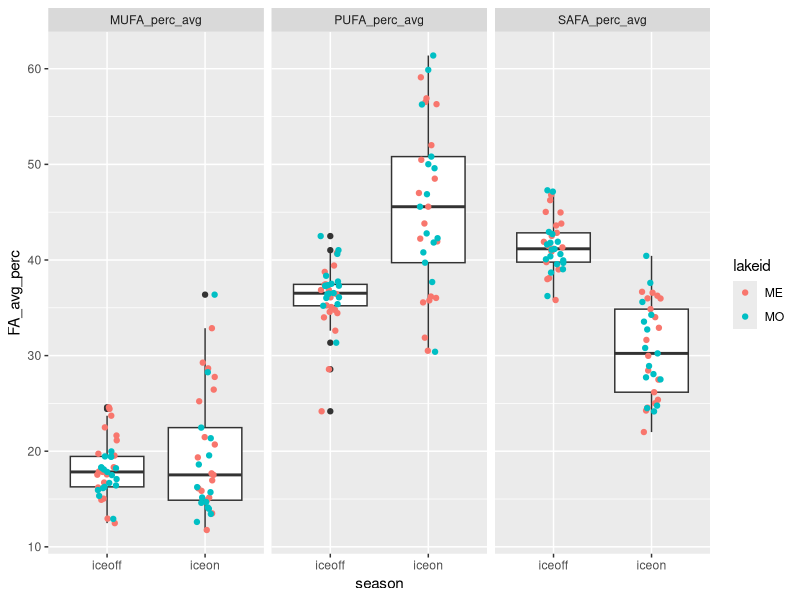
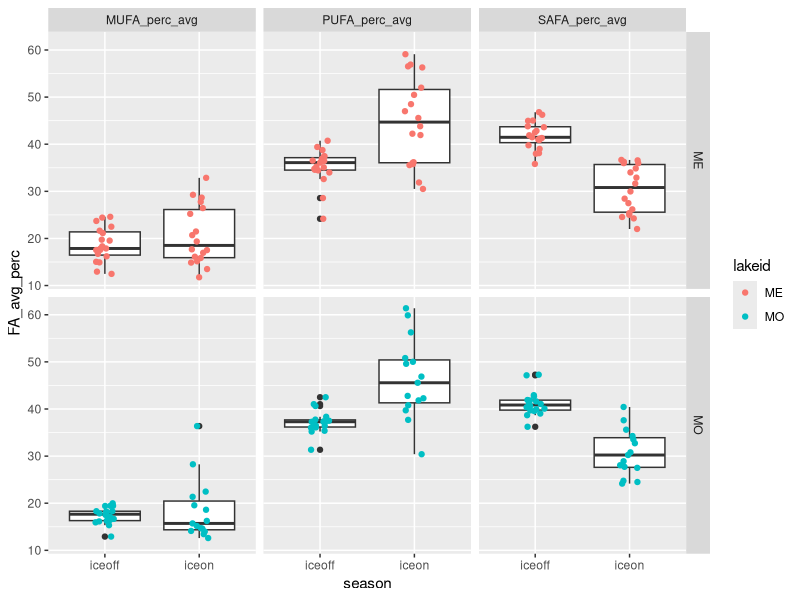
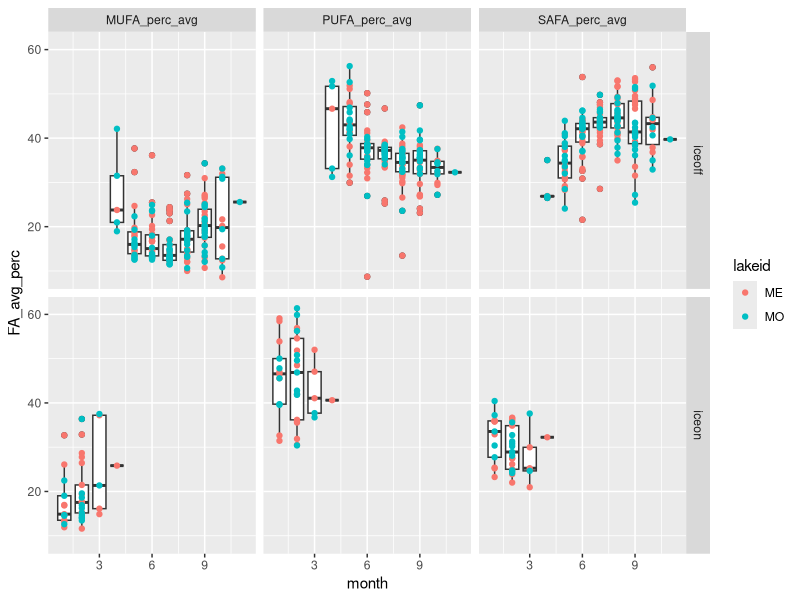
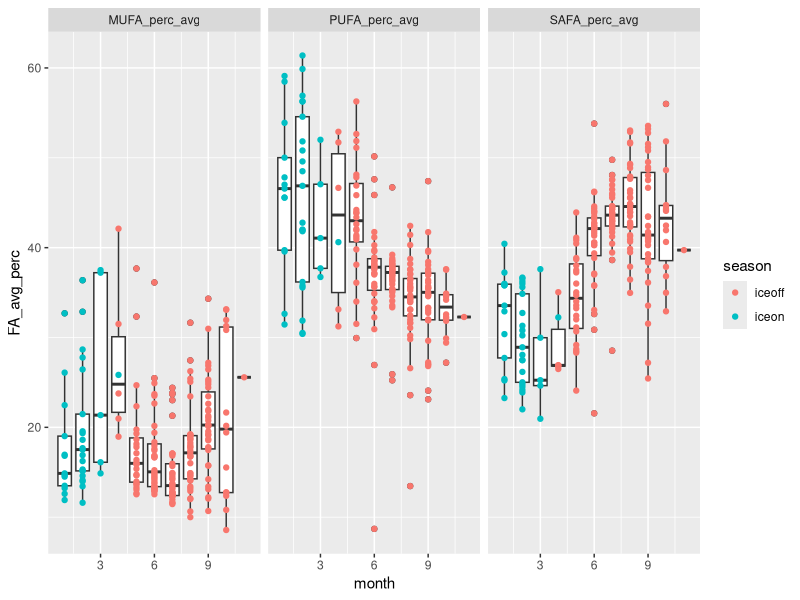
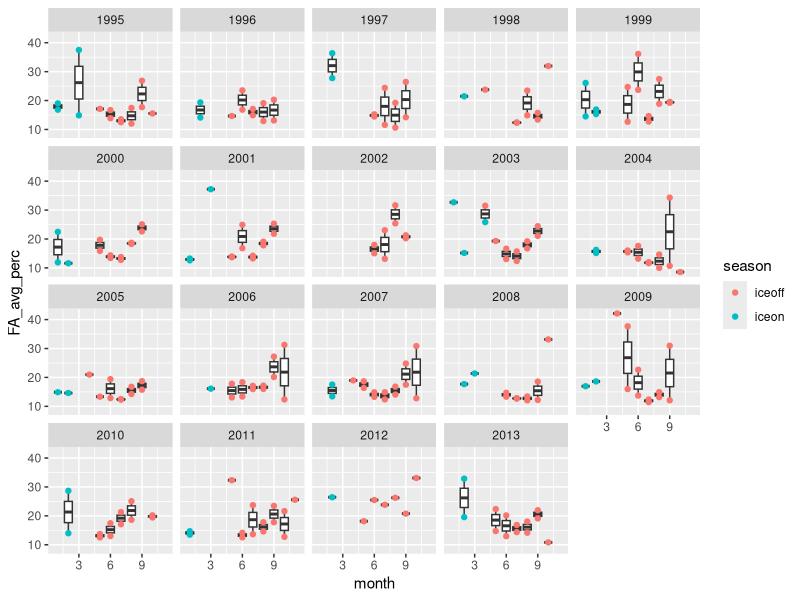
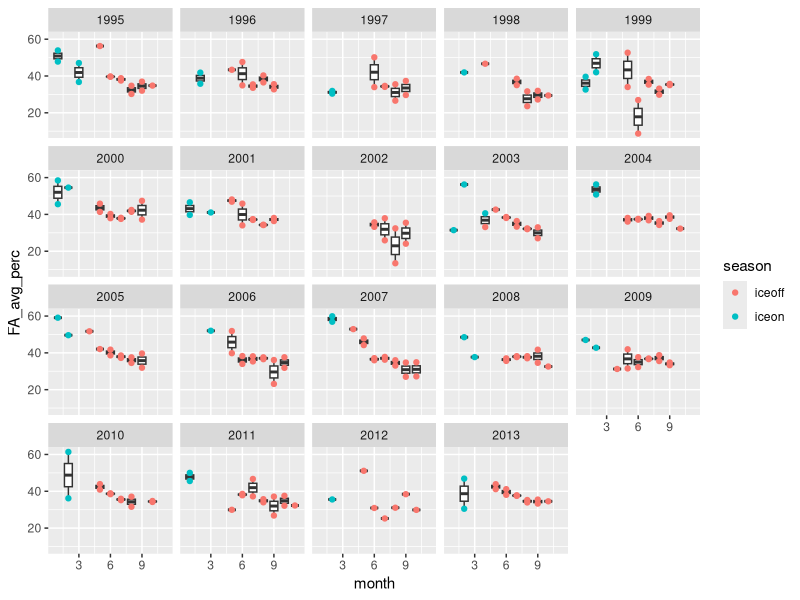
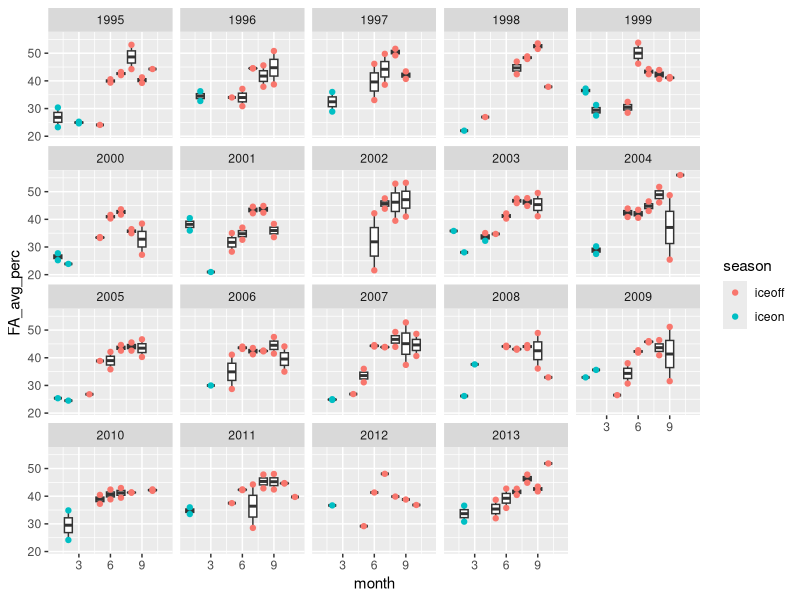

Write R code to recreate these figures, in order.
# ============================================================== #
## ========================= OVERVIEW ========================= ##
# ============================================================== #

# Looking at iceon/iceoff community FA profiles
# Only using Lakes Mendota and Monona from LTER,
# as they have equivalent iceon/iceoff paired data
# Using AG PLoS paper FA dataset, with some aggregation/crosswalking
# to match LTER data.

# ============================================================== #
## =================== DATA WRANGLING STEPS =================== ##
# ============================================================== #

# 1) LTER data - read in, format dates, keep only ME/MO
# 2) read in iceon/iceoff data (ecology letters paper)
# 3) tag LTER data with season, keep only iceon/iceoff
# 4) aggregate LTER samples to month (mean taxa biomass by lake/year/month)
# 5) identify genera <5% of any sample - remove these genera
# 6) calculate dry weight (20% of wet weight)
# 7) read in FA PLoS data - keep freshwater, proportion data
# --> 7.5) fix FA/LTER group/division matches (see crosswalk.xlsx)
# 8) aggregate FA to genus and division level profiles
# 9) aggregate biomass to genus level
# 10) tag LTER data with whether has matching division/Group or genus in FA data
# 11) merge LTER with FA data (genus, division, NA matches)
# 12) weight FA data by biomass dry weight / total biomass 
#     (genus-level FA, independent of biomass)
# 13) aggregated weighted to community level 



# ============================================================== #
## ====================== SCRIPT BEGINS ======================= ##
# ============================================================== #

#load packages
library(dplyr)
library(reshape2)
library(tidyr)
library(lubridate)
library(vegan)
library(RColorBrewer)
library(ggplot2)

# ============================================================================
# ----> read in LTER phyto data

#read in, format dates so can stack ok 

madison <- read.csv("../Data/ntl88_v7.csv", stringsAsFactors = FALSE) %>% 
  mutate(date = as.Date(sampledate, format = "%m/%d/%Y")) %>% 
  select(-sampledate)

#only madison lakes have matching iceon/iceoff data
lter_lakes <- madison %>% 
  filter(lakeid %in% c("MO", "ME"))

#keep only necessary files
lter_lakes <- lter_lakes %>% 
  mutate(month = month(date),
         year = year(date)) %>% 
  select(lakeid, year, month, date, sta, depth_range, 
         division, genus, taxa_name, biomass_conc)

#=============================================================================
# ----> read in under ice data, for ice on/off timing
seasons_orig <- read.csv("../Data/under_ice_data.csv", stringsAsFactors = FALSE)

#keep only wisconsin, cols of interest, make start and end full dates
seasons_wisc <- seasons_orig %>% 
  filter(lakeregloc == "Wisconsin") %>% 
  select(year, season, lakename, lakeregloc, 
         startday, startmonth, startyear, 
         endday, endmonth, endyear) %>% #, 
  #iceduration, periodn, photicdepth, 
  #icedepth, snowdepth, airtemp) %>% 
  mutate(startmonum = match(startmonth, month.abb),
         endmonum = match(endmonth, month.abb)) %>% 
  mutate(startdate = paste(startyear, startmonum, startday, sep = "-"),
         enddate = paste(endyear, endmonum, endday, sep = "-"))

#unique(seasons_wisc$lakename)
#unique(lter_lakes$lakeid) %>% sort()

#make lakeid to match
seasons_lakes <- seasons_wisc %>% 
  mutate(lakeid = ifelse(lakename == "Lake Mendota", "ME", NA),
         lakeid = ifelse(lakename == "Lake Monona", "MO", lakeid)) %>% 
  select(season, lakeid, year, startdate, enddate) %>% 
  filter(lakeid %in% c("ME", "MO"))

# Note: we are losing the 2014/2015/2016 data by using this to subset
# we may want to go back to raw LTER ice data to get 2014/2015/2016 iceon/iceoff dates

#=============================================================================
# ----> LTER ice duration data (for seasons)

#this gets the ice, but we don't have the summer stratified period
#(which is problematic...)

#read in LTER ice duration data
duration <- read.csv("../Data/ntl33_v4.csv", stringsAsFactors = FALSE)

#look like what we need
head(duration)

#keep only relevant info
duration_relevant <- duration %>%
  #only interested in Mendota, Monona
  filter(lakeid %in% c("ME", "MO")) %>% 
  #can narrow down year range
  filter(year4 >= 1990)

#not sure what to do about this

#=============================================================================
# ----> tag data with season

lter_dates_only <- lter_lakes %>% 
  select(lakeid, year, date) %>% 
  unique() %>% 
  rename(sample_year = year) %>% 
  arrange(lakeid, sample_year)

#make seasons wide format to can have column "start", "sample", and "end" dates
seasons_lakes_wide <- seasons_lakes %>% 
  melt(id.vars = c("lakeid", "year", "season"), variable.name = "category", value.name = "date") %>% 
  mutate(seasons_category = paste(season, category, sep = "_")) %>% 
  select(-season, -category) %>% 
  dcast(lakeid + year ~ seasons_category, value.var = "date") %>% 
  rename(winter_yr = year) %>% 
  select(lakeid, winter_yr, iceon_startdate, iceon_enddate, iceoff_startdate, iceoff_enddate)

#we're only interested in iceon/iceoff
#(looking at ice vs stratified patterns in FA)

lter_seasons_pre <- merge(lter_dates_only, seasons_lakes_wide,
                      by = c("lakeid"), all.x = TRUE) %>% 
  #tag seasons with iceon/iceoff (NA if not fall within start/end dates)
  mutate(season = ifelse(date >= iceon_startdate & date <= iceon_enddate, "iceon", NA),
         season = ifelse(date >= iceoff_startdate & date <= iceoff_enddate, "iceoff", season)) %>% 
  #keep only samples that fall within iceon or iceoff
  filter(!is.na(season))

#merge back to full lter data
lter_seasons <- lter_seasons_pre %>% 
  #group things by *winter* year
  select(lakeid, date, winter_yr, season) %>% 
  merge(lter_lakes, by = c("lakeid", "date")) %>% 
  select(-year)

#=============================================================================
# ----> aggregate samples to month

#aggregate to month within *winter* year and lake (ignore station and depth for now)
#since ignoring "other" seasons, shouldn't have issue of sample dates across seasons

#using mean since some dates have multiple samples per month, while others have one or none
#using averages to account for multiple within-month samples, make comparable

lter_month <- lter_seasons %>% 
  #monthly taxa mean biomass (across stations and depth)
  group_by(lakeid, winter_yr, season, month, division, genus, taxa_name) %>% 
  summarize(biomass_ww_m = mean(biomass_conc, na.rm = TRUE)) %>% 
  as.data.frame()

#check out number of years
# lter_month %>% 
#   select(lakeid, winter_yr, season) %>% 
#   group_by(lakeid, season) %>% 
#   summarize(n = n_distinct(winter_yr))


#========================================================================
# ----> identify <5% of samples

#identify contributors (genus-level) <5% of any sample any date (within lake)
#use wet weight (shouldn't matter)

#find contributions to biomass, in terms of %
lter_contribs <- lter_month %>% 
  #for each lake/year/month, find total biomass
  group_by(lakeid, winter_yr, month) %>% 
  mutate(total_bm = sum(biomass_ww_m)) %>% 
  ungroup() %>% 
  #for lake/date, find genus biomass
  group_by(lakeid, winter_yr, month, genus) %>% 
  mutate(genus_bm = sum(biomass_ww_m)) %>% 
  as.data.frame() %>% 
  select(-taxa_name, -biomass_ww_m) %>% 
  #find percent genus biomass of total biomass
  mutate(perc_genus_bm = genus_bm / total_bm * 100) %>% 
  ungroup()  

#find genera that are ever over 5% of a sample BY LAKE
lter_high_contrib <- lter_contribs %>% 
  filter(perc_genus_bm >= 0.05)

lter_high_contrib_genera <- lter_high_contrib %>% 
  select(lakeid, genus) %>% 
  unique() %>% 
  arrange(lakeid, genus) %>% 
  mutate(high_p = "present")

#find genera that are NOT ever over 5% of a sample
lter_low_contrib <- lter_contribs %>% 
  filter(perc_genus_bm < 0.05) 

lter_low_contrib_genera <- lter_low_contrib %>% 
  select(lakeid, genus) %>% 
  unique() %>% 
  arrange(lakeid, genus) %>% 
  mutate(low_p = "present")

#merge, keep ones that are present in low and not in high
#(i.e., those that are never >=5% of a sample)
lter_remove_5 <- merge(lter_high_contrib_genera, lter_low_contrib_genera,
                       by = c("lakeid", "genus"), all = TRUE) %>% 
  #these are ones that are never >=5% of a lake sample
  filter(low_p == "present" & is.na(high_p))


#========================================================================
# ----> LTER after removals of low contributors

#by lake/date - total genus biomass AFTER remove low contribs
lter_after_remove <- lter_month %>% 
  #remove low contributors by lake and genus
  filter( !((lakeid %in% lter_remove_5$lakeid) & (genus %in% lter_remove_5$genus)) ) 

#add a dry weight biomass column
lter_use <- lter_after_remove %>% 
  mutate(biomass_dw = 0.20 * biomass_ww_m)


#========================================================================
# ----> read in fatty acid profiles

# read in PLoS fatty acid dataset
fa <- read.csv("../Data/PLoS_supp/S1_Dataset.csv", stringsAsFactors = FALSE)

#only want freshwater
#fa %>% group_by(Salinity) %>% summarize(n = length(Salinity))
fa_fresh <- filter(fa, Salinity == 0)

#want only proportion data
fa_fresh_prop <- filter(fa_fresh, Data == "prop")

#for now, we don't care about the experimental info
fa_fresh_prop_small <- fa_fresh_prop %>% 
  select(Group, Class, Order, Genus, species,
         sumSAFA, sumMUFA, sumPUFA,
         c18.2w6, c18.3w6, c18.3w3,
         c18.4w3, c18.5w3, 
         c20.4w6, c20.5w3, c22.6w3)

#========================================================================
# ----> fix FA/LTER group/division matches

#existing matches: Chlorophyta, Cryptophyta, Rhodophyta

#make match at group/division level: 
#   Cyanobacteria (FA) = Cyanophyta (LTER)
#   Dinophyta (FA) = Pyrrhophyta (LTER)
#   Euglenozoa (FA) = Euglenophyta (LTER)

#match division to non-group
#   Chrysophyta (LTER) = class Chrysophyceae (FA)
#   Xanthophyta (LTER) = class Xanthophyceae (FA)
#   Haptophyta (LTER) = genus Chromulina (FA)
#   Bacillariophyta (LTER) = average of classes 
#                 Bacillariophyceae, Fragilariophyceae, Coscinodiscophyceae (FA)
#       [Bacillariophyta is multiple classes - for these 3 classes, find average FA profile]

fa_fix <- fa_fresh_prop_small %>% 
  #first, match at group level
  mutate(GroupDiv = ifelse(Group == "Cyanobacteria", "Cyanophyta", Group),
         GroupDiv = ifelse(Group == "Dinophyta", "Pyrrhophyta", GroupDiv),
         GroupDiv = ifelse(Group == "Euglenozoa", "Euglenophyta", GroupDiv),
         #match at single class level
         GroupDiv = ifelse(Class == "Chrysophyceae", "Chrysophyta", GroupDiv),
         GroupDiv = ifelse(Class == "Xanthophyceae", "Xanthophyta", GroupDiv),
         #match at genus level
         GroupDiv = ifelse(Genus == "Chromulina", "Haptophyta", GroupDiv),
         #Bacillariophyta is multiple classes
         GroupDiv = ifelse(Class %in% c("Bacillariophyceae", "Fragilariophyceae", "Coscinodiscophyceae"),
                           "Bacillariophyta", GroupDiv))

# fa_fix %>% select(Group, GroupDiv) %>% unique()
# fa_fix %>% filter(GroupDiv %in% c("Bacillariophyta", "Xanthophyta")) %>% select(Group, Class, GroupDiv) %>% unique()
# fa_fix %>% filter(GroupDiv == "Haptophyta") %>% select(Group, Class, Genus, GroupDiv) %>% unique()
# #yes, works as it should


#========================================================================
# ----> tag LTER data with whether matching genus/division in FA data

lter_fa_tag <- lter_use %>%
  #tag at which level it matches
  #not that groupdiv level is a combination of groups/classes/genus
  mutate(cat = ifelse(division %in% fa_fix$GroupDiv, "groupdiv", NA)) %>%
  mutate(cat = ifelse(genus %in% fa_fix$Genus, "genus", cat))

tags <- lter_fa_tag %>% select(division, genus, cat) %>% unique()

# unique(fa_fix$GroupDiv) %>% sort()
# unique(lter_use$division) %>% sort()


#========================================================================
# ----> find FA genus and division-level profiles

#within genus, what's the average FA profile
fa_genus <- fa_fix %>% 
  group_by(GroupDiv, Genus) %>% 
  summarize(gen_avg_sumSAFA = mean(sumSAFA),
            gen_avg_sumMUFA = mean(sumMUFA),
            gen_avg_sumPUFA = mean(sumPUFA),
            gen_avg_c18.2w6 = mean(c18.2w6),
            gen_avg_c18.3w6 = mean(c18.3w6),
            gen_avg_c18.3w3 = mean(c18.3w3),
            gen_avg_c18.4w3 = mean(c18.4w3),
            gen_avg_c18.5w3 = mean(c18.5w3),
            gen_avg_c20.4w6 = mean(c20.4w6),
            gen_avg_c20.5w3 = mean(c20.5w3),
            gen_avg_c22.6w3 = mean(c22.6w3)) %>% 
  as.data.frame()

#within group/div (FA/LTER fixed croswalk), what's the average FA profile
fa_groupdiv <- fa_fix %>% 
  group_by(GroupDiv) %>% 
  summarize(grpdiv_avg_sumSAFA = mean(sumSAFA),
            grpdiv_avg_sumMUFA = mean(sumMUFA),
            grpdiv_avg_sumPUFA = mean(sumPUFA),
            grpdiv_avg_c18.2w6 = mean(c18.2w6),
            grpdiv_avg_c18.3w6 = mean(c18.3w6),
            grpdiv_avg_c18.3w3 = mean(c18.3w3),
            grpdiv_avg_c18.4w3 = mean(c18.4w3),
            grpdiv_avg_c18.5w3 = mean(c18.5w3),
            grpdiv_avg_c20.4w6 = mean(c20.4w6),
            grpdiv_avg_c20.5w3 = mean(c20.5w3),
            grpdiv_avg_c22.6w3 = mean(c22.6w3)) %>% 
  as.data.frame()


#========================================================================
# ----> aggregate biomass to GENUS
# when missing genus, stick with GENUS biomass but sub in DIVISION fatty acid profile

#aggregate biomass to genus
lter_level_bm <- lter_use %>% 
  group_by(lakeid, winter_yr, season, month, division, genus) %>% 
  summarize(bm_ww_g = sum(biomass_ww_m, na.rm = TRUE),
         bm_drw_g = sum(biomass_dw, na.rm = TRUE)) %>% 
  as.data.frame() 

#merge with tag info
lter_level_bm_tag <- merge(lter_level_bm, tags, by = c("division", "genus"), all = TRUE)

# lter_level_bm_tag %>%
#   select(division, genus, cat) %>%
#   unique() %>%
#   group_by(cat) %>%
#   summarize(n = length(cat)) %>%
#   as.data.frame()

#        cat  n
# 1    genus 35
# 2 groupdiv 95
# 3     <NA>  1

#========================================================================
# ----> merge with FA profiles

# --> genus level FA - matches genus-level biomass
# merges GENUS level biomass with GENUS level FA profiles
tags_fa_genus <- lter_level_bm_tag %>% 
  #only looking at genus-level matches
  filter(cat == "genus") %>% 
  #rename for downstream stacking
  rename(biomass_wet_weight = bm_ww_g,
         biomass_dry_weight = bm_drw_g) %>% 
  #merge with FA genus level data
  merge(fa_genus,  
        by.x = "genus", by.y = "Genus",
        all.x = TRUE) %>% 
  #organize columns
  select(GroupDiv, genus, cat, lakeid, winter_yr, month, season,
         biomass_wet_weight, biomass_dry_weight,
         gen_avg_sumSAFA,
         gen_avg_sumMUFA,
         gen_avg_sumPUFA,
         gen_avg_c18.2w6,
         gen_avg_c18.3w6,
         gen_avg_c18.3w3,
         gen_avg_c18.4w3,
         gen_avg_c18.5w3,
         gen_avg_c20.4w6,
         gen_avg_c20.5w3,
         gen_avg_c22.6w3)

#remove labels in headers
names(tags_fa_genus) <- gsub("gen_avg_", "", names(tags_fa_genus))

# --> division level FA - matches division level biomass
# merges GENUS level biomass with DIVISION level FA profiles
# (missing genera in FA get division level FA)
tags_fa_groupdiv <- lter_level_bm_tag %>% 
  #keep only those matching at groupdiv level
  filter(cat == "groupdiv") %>% 
  #rename for downstream stacking
  rename(biomass_wet_weight = bm_ww_g,
         biomass_dry_weight = bm_drw_g) %>% 
  #merge with FA division/group level data
  #merge with FA genus level data
  merge(fa_groupdiv,  
        by.x = "division", by.y = "GroupDiv",
        all.x = TRUE) %>% 
  rename(GroupDiv = division) %>% 
  #organize columns
  select(GroupDiv, genus, cat, lakeid, winter_yr, month, season,
         biomass_wet_weight, biomass_dry_weight,
         grpdiv_avg_sumSAFA,
         grpdiv_avg_sumMUFA,
         grpdiv_avg_sumPUFA,
         grpdiv_avg_c18.2w6,
         grpdiv_avg_c18.3w6,
         grpdiv_avg_c18.3w3,
         grpdiv_avg_c18.4w3,
         grpdiv_avg_c18.5w3,
         grpdiv_avg_c20.4w6,
         grpdiv_avg_c20.5w3,
         grpdiv_avg_c22.6w3)

#remove labels in headers
names(tags_fa_groupdiv) <- gsub("grpdiv_avg_", "", names(tags_fa_groupdiv))

# --> does NOT have associated FA
#leaving biomass at genus level
tags_fa_NA <- lter_level_bm_tag %>% 
  filter(is.na(cat)) %>% 
  rename(biomass_wet_weight = bm_ww_g,
         biomass_dry_weight = bm_drw_g) %>% 
  rename(GroupDiv = division) %>% 
  select(GroupDiv, genus, cat, lakeid, winter_yr, month, season,
         biomass_wet_weight, biomass_dry_weight) %>% 
  #add NA columns
  mutate(          sumSAFA = NA,
                   sumMUFA = NA,
                   sumPUFA = NA,
                   c18.2w6 = NA,
                   c18.3w6 = NA,
                   c18.3w3 = NA,
                   c18.4w3 = NA,
                   c18.5w3 = NA,
                   c20.4w6 = NA,
                   c20.5w3 = NA,
                   c22.6w3 = NA)

# --> merge together
full_dat <- rbind(tags_fa_genus, tags_fa_groupdiv, tags_fa_NA)


#========================================================================
# ----> weight FA profiles by biomass

# Data == "prop" is FA % of dry weight
# so it's a fatty acid proportion of dry weight (of genus or division, by cat)

# What we want is "what are the average proportions of SAFA, MUFA, PUFA 
# present in the community, irrespective of total biomass?" 
# (i.e. we know there is higher biomass in summer - the Circus Circus buffet)
# SH: pretty sure that what we want then is:(biomass_dry_weight * sumSAFA)/total dry weight

full_dat_weighted <- full_dat %>% 
  #find total dry weight biomass for each *sample point*
  group_by(lakeid, winter_yr, season, month) %>% 
  mutate(sample_date_dry_weight_total = sum(biomass_dry_weight)) %>% 
  ungroup() %>% 
  #weight FA by biomass - per row (genus within sample date)
  #if FA is % dry weight, then FA * dry weight = biomass of that FA
  #here, sample_date_dry_weight_total is community-level biomass
  #FA props are genus-level
  mutate(sumSAFA_prop = (biomass_dry_weight * sumSAFA)/sample_date_dry_weight_total,
         sumMUFA_prop = (biomass_dry_weight * sumMUFA)/sample_date_dry_weight_total,
         sumPUFA_prop = (biomass_dry_weight * sumPUFA)/sample_date_dry_weight_total,
         c18.2w6_prop = (biomass_dry_weight * c18.2w6)/sample_date_dry_weight_total,
         c18.3w6_prop = (biomass_dry_weight * c18.3w6)/sample_date_dry_weight_total,
         c18.3w3_prop = (biomass_dry_weight * c18.3w3)/sample_date_dry_weight_total,
         c18.4w3_prop = (biomass_dry_weight * c18.4w3)/sample_date_dry_weight_total,
         c18.5w3_prop = (biomass_dry_weight * c18.5w3)/sample_date_dry_weight_total,
         c20.4w6_prop = (biomass_dry_weight * c20.4w6)/sample_date_dry_weight_total,
         c20.5w3_prop = (biomass_dry_weight * c20.5w3)/sample_date_dry_weight_total,
         c22.6w3_prop = (biomass_dry_weight * c22.6w3)/sample_date_dry_weight_total) %>% 
  as.data.frame()

#filter(full_dat_weighted, lakeid == "MO" & winter_yr == 2002 & month == 8)

#keep only columns of interest
full_dat_weighted_small <- full_dat_weighted %>% 
  select(GroupDiv, genus, cat, lakeid, winter_yr, month, season, 
         sumSAFA_prop, sumMUFA_prop, sumPUFA_prop,
         c18.2w6_prop, c18.3w6_prop, c18.3w3_prop,
         c18.4w3_prop, c18.5w3_prop,
         c20.4w6_prop, c20.5w3_prop, c22.6w3_prop)

#write to csv
write.csv(full_dat_weighted_small, "../Data/LTER_madison_FA_weighted_groupdiv.csv", row.names = FALSE)

#this is basically saying:
#for each time point, a genus has some proportion FAs
#we want to aggregate to community, then to season

#ADD UP all MUFA/PUFA/SAFA within a community
#to get community-level amount
#I have proved to myself using pen, paper, and basic algebra that this will work

full_dat_weighted_date_FA <- full_dat_weighted_small %>% 
  #get community-level FA props for each time point
  group_by(lakeid, winter_yr, month, season) %>% 
  summarize(MUFA_perc = sum(sumMUFA_prop, na.rm = TRUE),
            PUFA_perc = sum(sumPUFA_prop, na.rm = TRUE),
            SAFA_perc = sum(sumSAFA_prop, na.rm = TRUE)) %>% 
  as.data.frame()

# summary(full_dat_weighted_date_FA) 

# #now aggregate to season - find average MUFA/PUFA/SAFA profile for each season (all years, boths lakes)
# full_dat_weighted_date_FA %>% 
#   group_by(season) %>% 
#   summarize(MUFA_perc_avg = mean(MUFA_perc),
#             PUFA_perc_avg = mean(PUFA_perc),
#             SAFA_perc_avg = mean(SAFA_perc)) %>% 
#   as.data.frame()
# #doesn't quite add up to 100%, more like 95%, but not unexpected since on average

#aggregate to lake/month/year/season
full_dat_weighted_month_season_FA <- full_dat_weighted_date_FA %>% 
  #aggregate across months within season, find average FAs
  group_by(lakeid, winter_yr, season, month) %>% 
  summarize(MUFA_perc_avg = mean(MUFA_perc, na.rm = TRUE),
            PUFA_perc_avg = mean(PUFA_perc, na.rm = TRUE),
            SAFA_perc_avg = mean(SAFA_perc, na.rm = TRUE)) %>% 
  as.data.frame()

#aggregate to lake/year/season
full_dat_weighted_yr_season_FA <- full_dat_weighted_date_FA %>% 
  #aggregate across months within season, find average FAs
  group_by(lakeid, winter_yr, season) %>% 
  summarize(MUFA_perc_avg = mean(MUFA_perc, na.rm = TRUE),
            PUFA_perc_avg = mean(PUFA_perc, na.rm = TRUE),
            SAFA_perc_avg = mean(SAFA_perc, na.rm = TRUE)) %>% 
  as.data.frame()
#note: doesn't add up to quite 100% (working with averages)
#also, data only goes to 2013 (may need to adjust iceon/iceoff dates from raw LTER snow/ice data)


summary(full_dat_weighted_yr_season_FA)
#MUFA: 11-36
#PUFA: 24-61
#SAFA: 22-47

#write to csv
write.csv(full_dat_weighted_yr_season_FA, "../Data/LTER_Madison_weighted_year_season_FA.csv", row.names = FALSE)

# ============================================================== #
## ========= END OF DATA WRANGLING - ANALYSIS BEGINS ========== ##
# ============================================================== #

# ----> make lake/year/season data long for plotting and analysis

dat_yr_long <- full_dat_weighted_yr_season_FA %>% 
  melt(id.vars = c("lakeid", "winter_yr", "season")) %>% 
  rename(FA_type = variable, FA_avg_perc = value)

#check out data
head(dat_yr_long)

#plot it up - FAs by season
ggplot(data=dat_yr_long, aes(x=season, y=FA_avg_perc)) +
  #boxplot
  geom_boxplot() +
  #points, not overlapping, colored by lake
  geom_jitter(width = 0.1, aes(color = lakeid)) +
  #split by FA type
  facet_wrap(~FA_type)

#MUFA shows no diff, but PUFA/SAFA do:
#PUFA higher in winter, SAFA higher in summer
  
#try ANOVAs - looking at lakes together

#MUFA
mufa1 <- aov(FA_avg_perc ~ season, dat = filter(dat_yr_long, FA_type == "MUFA_perc_avg"))
summary(mufa1) #p=0.175- does not differ by season

#PUFA
pufa1 <- aov(FA_avg_perc ~ season, dat = filter(dat_yr_long, FA_type == "PUFA_perc_avg"))
summary(pufa1) #p<<0.001 (PUFA signif higher in winter)

#SAFA
safa1 <- aov(FA_avg_perc ~ season, dat = filter(dat_yr_long, FA_type == "SAFA_perc_avg"))
summary(safa1) #p<<0.001 (SAFA signif higher in summer)

#what if split lakes?
ggplot(data=dat_yr_long, aes(x=season, y=FA_avg_perc)) +
  #boxplot
  geom_boxplot() +
  #points, not overlapping, colored by lake
  geom_jitter(width = 0.1, aes(color = lakeid)) +
  #combos of laketype and FA type
  facet_grid(lakeid~FA_type)

#same trends - MUFA no diff, PUFA higher in winter, SAFA higher in summer

# ----> check out months within seasons (plots)

#make long
dat_month_long <- full_dat_weighted_month_season_FA %>% 
  melt(id.vars = c("lakeid", "winter_yr", "season", "month")) %>% 
  rename(FA_type = variable, FA_avg_perc = value)

#check out
head(dat_month_long)

#plot FA by category and month, between seasons, colored by lake
ggplot(data=dat_month_long, aes(x=month, y=FA_avg_perc, group = month)) +
  #boxplot
  geom_boxplot() +
  #points, colored by lake
  geom_point(aes(color = lakeid)) +
  #combos of season/FA type
  facet_grid(season ~ FA_type)

#together, colored by season not lake
ggplot(data=dat_month_long, aes(x=month, y=FA_avg_perc, group = month)) +
  #boxplot
  geom_boxplot() +
  #points, colored by season
  geom_point(aes(color = season)) +
  #split FAs to different plots
  facet_wrap(~FA_type)

#confirms: PUFA down during summer, SAFA up during summer

#only MUFA across years
ggplot(data=filter(dat_month_long, FA_type == "MUFA_perc_avg"), 
       aes(x=month, y=FA_avg_perc, group = month)) +
  #boxplot
  geom_boxplot() +
  #points, colored by season
  geom_point(aes(color = season)) +
  #years
  facet_wrap(~winter_yr)

#only PUFA across years
ggplot(data=filter(dat_month_long, FA_type == "PUFA_perc_avg"), 
       aes(x=month, y=FA_avg_perc, group = month)) +
  #boxplot
  geom_boxplot() +
  #points, colored by season
  geom_point(aes(color = season)) +
  #years
  facet_wrap(~winter_yr)

#only SAFA across years
ggplot(data=filter(dat_month_long, FA_type == "SAFA_perc_avg"), 
       aes(x=month, y=FA_avg_perc, group = month)) +
  #boxplot
  geom_boxplot() +
  #points, colored by season
  geom_point(aes(color = season)) +
  #years
  facet_wrap(~winter_yr)

#fewer samples in iceon, higher variance, when look at year/year
